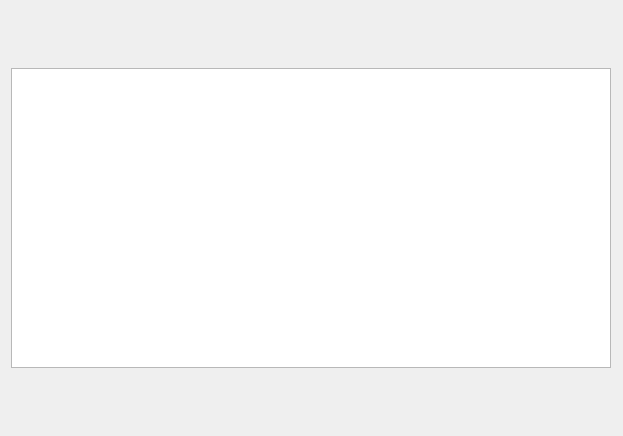
<?xml version="1.0" encoding="UTF-8"?>
<ui version="4.0">
 <class>Dialog</class>
 <widget class="QDialog" name="Dialog">
  <property name="geometry">
   <rect>
    <x>0</x>
    <y>0</y>
    <width>623</width>
    <height>436</height>
   </rect>
  </property>
  <property name="windowTitle">
   <string>Dialog</string>
  </property>
  <layout class="QHBoxLayout" name="horizontalLayout">
   <item>
    <widget class="QGraphicsView" name="graphicsView">
     <property name="enabled">
      <bool>true</bool>
     </property>
     <property name="sizePolicy">
      <sizepolicy hsizetype="Maximum" vsizetype="Expanding">
       <horstretch>0</horstretch>
       <verstretch>0</verstretch>
      </sizepolicy>
     </property>
     <property name="maximumSize">
      <size>
       <width>600</width>
       <height>300</height>
      </size>
     </property>
     <property name="sizeIncrement">
      <size>
       <width>0</width>
       <height>0</height>
      </size>
     </property>
     <property name="baseSize">
      <size>
       <width>0</width>
       <height>0</height>
      </size>
     </property>
     <property name="sceneRect">
      <rectf>
       <x>0.000000000000000</x>
       <y>0.000000000000000</y>
       <width>0.000000000000000</width>
       <height>0.000000000000000</height>
      </rectf>
     </property>
    </widget>
   </item>
  </layout>
 </widget>
 <resources/>
 <connections/>
</ui>
